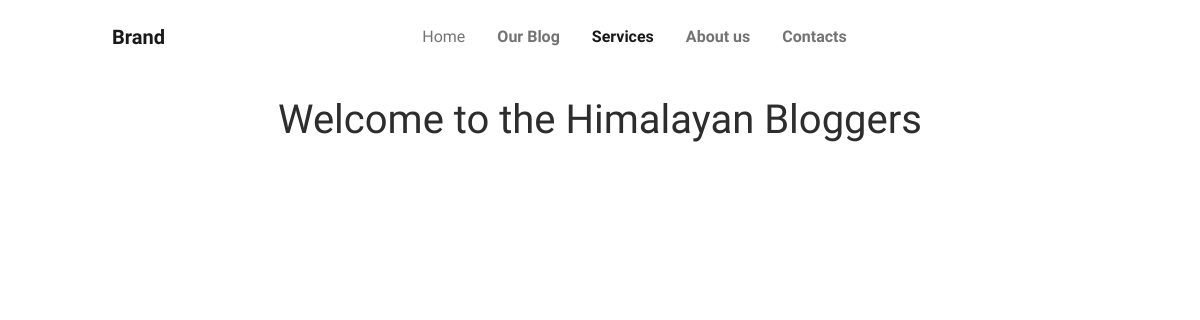
/services/, run on an earlier commit of the app's database.
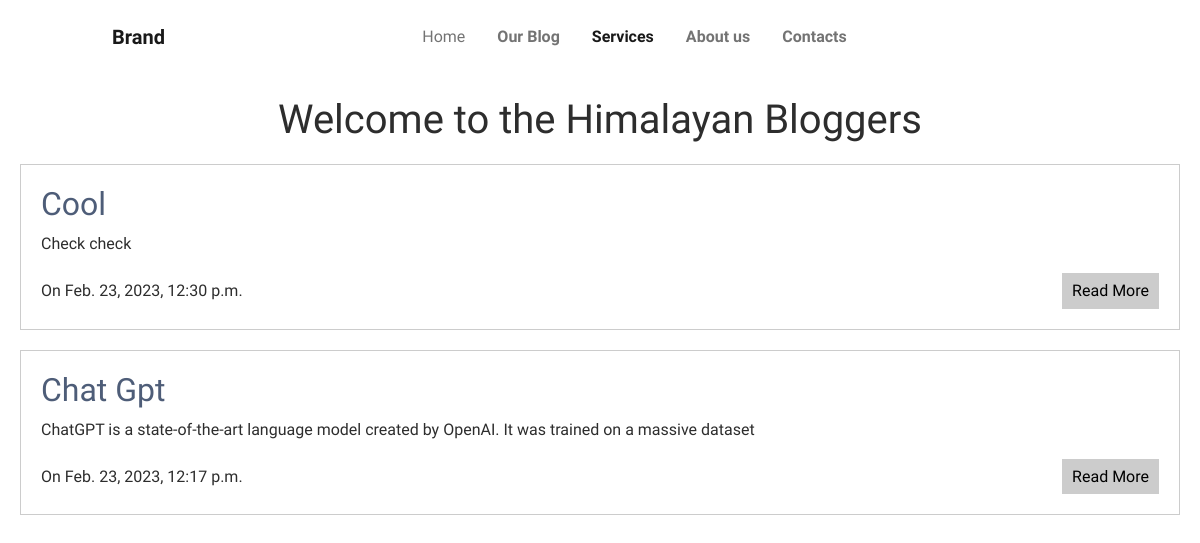
And on a later commit of the database.
### try/models.py (models this page shows, shortened)
class Blog(models.Model):
    sno = models.AutoField(primary_key=True)
    Title = models.CharField(max_length=200)
    content = models.TextField()
    slug = models.CharField(max_length=200)
    time = models.DateTimeField(auto_now_add=True)

### try/views.py (the view)
# urls.py: path('services/', views.services, name='services'),
def services(request):
    blogs = Blog.objects.all()
    context = {'blogs':blogs}
    return render(request, 'try/integrations.html', context)

### try/templates/try/integrations.html (shortened to what this page needs)
{% load static %}
<!DOCTYPE html>
<html lang="en">
<head>
    <link rel="stylesheet" href="{% static 'try/assets/bootstrap/css/bootstrap.min.css' %}">
</head>
<body>
    <nav class="navbar navbar-light navbar-expand-md fixed-top navbar-shrink py-3" id="mainNav">
        <div class="container"><a class="navbar-brand d-flex align-items-center" href="/"><span>Brand</span></a>
            <div class="collapse navbar-collapse" id="navcol-1">
                <ul class="navbar-nav mx-auto">
                    <li class="nav-item"><a class="nav-link" href="/">Home</a></li>
                    <li class="nav-item"><a class="nav-link" href="{% url 'blog' %}"><strong>Our Blog</strong></a></li>
                    <li class="nav-item"><a class="nav-link active" href="{% url 'services' %}"><strong>Services</strong></a></li>
                    <li class="nav-item"><a class="nav-link" href="{% url 'about' %}"><strong>About us</strong></a></li>
                    <li class="nav-item"><a class="nav-link" href="{% url 'contact' %}"><strong>Contacts</strong></a></li>
            </div>
        </div>
    </nav>
    <section class="py-5 mt-5">
        <div style="text-align:center;">
            <h1 >Welcome to the Himalayan Bloggers</h1>
            <div style="text-align:center;">
                {% for blog in blogs reversed %}
                  <div style="display:block; text-align:left; padding:20px; border:1px solid #ccc; margin:20px;">
                    <a href="/blogpost/{{blog.slug}}">
                        <h2>{{ blog.Title }}</h2>
                    </a>
                    <p>{{ blog.content |striptags| slice:100 }}</p>
                    <div style="display:flex; justify-content:space-between; align-items:center;">
                      <span>On {{ blog.time }}</span>
                     <a href="/blogpost/{{blog.slug}}">
                        <button style="padding:5px 10px; background-color:#ccc; color:black; border:none; cursor:pointer;
                        transition: background-color 0.3s ease;
                      "
                      onmouseover="this.style.backgroundColor='green'"
                      onmouseout="this.style.backgroundColor='#ccc'"
                      >
                        Read More
                      </button>
                     </a>
                    </div>
                  </div>
                {% endfor %}
                </div>
    </section>
</body>
</html>

What changed in the data, as far as the page shows it:
added Blog: Title "Cool", content "Check check", time "Feb. 23, 2023, 12:30 p.m."
added Blog: Title "Chat Gpt", content "ChatGPT is a state-of-the-art language model created by OpenAI. It was trained on a massive dataset", time "Feb. 23, 2023, 12:17 p.m."
